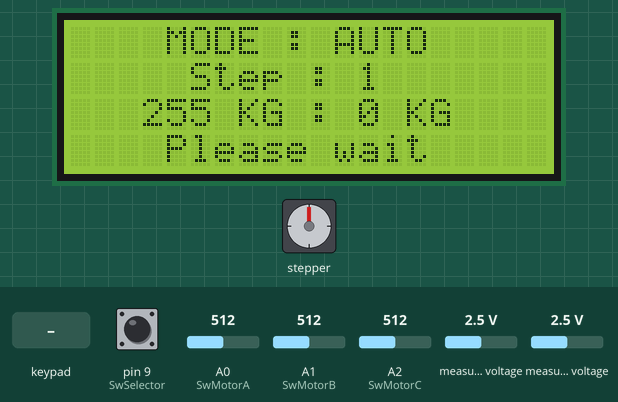
Bench run of a sketch on a simulated Arduino Uno, built with avr-gcc and run on an emulated ATmega328P. On the bench: stepper motor, 20×4 character LCD. Wiring (inferred from the names in the program): stepper motor (2048 steps per turn assumed): coils pin 10, pin 11, pin 12, pin 13. The test bench sets the inputs (shaded band); at power-on: pin 9 (SwSelector) LOW, A0 (SwMotorA) = 512, A1 (SwMotorB) = 512, A2 (SwMotorC) = 512, measured voltage 2.5 V.

Above: at 4.3 s.
4.4 s: key '*' pressed
At 6.2 s:
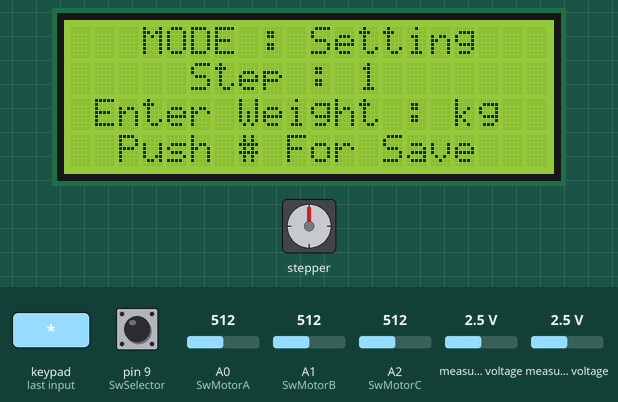
7.0 s: keypad keys 5 6 7 8 pressed 0.4 s apart
At 9.2 s:
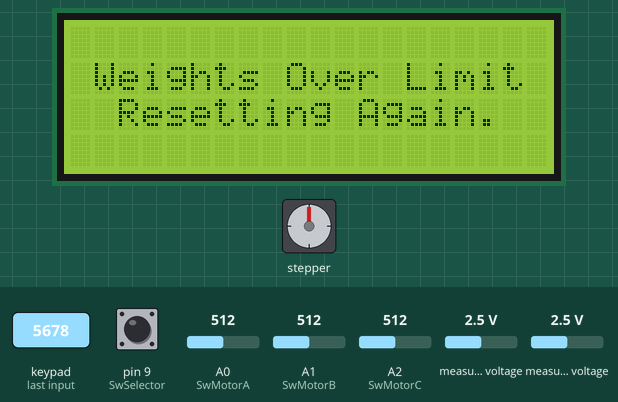
11.6 s: pin 9 (SwSelector) pulled HIGH for 1 s
At 13.6 s:
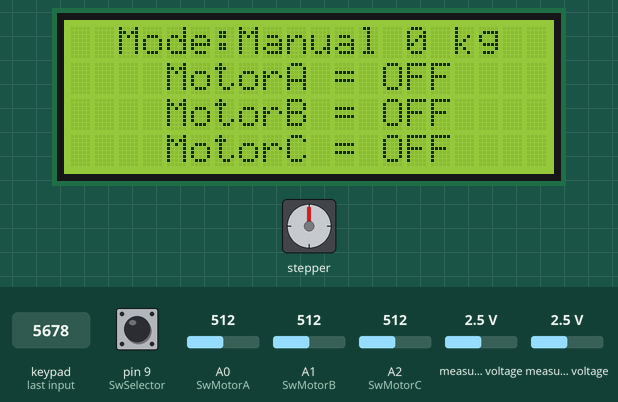
15.4 s: pin 9 (SwSelector) pulled HIGH for 0.15 s
18.5 s: pin 9 (SwSelector) pulled HIGH for 3.2 s
Timing chart, 0 to 21.5 s (numbered marks = the images above; inputs shaded):
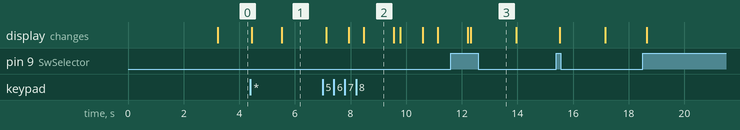

Measured:
- after the input at 4.4 s, the display: first changes after 0.05 s (image 1 shows a later state)
- after the input at 7.0 s, the display: first changes after 0.13 s (image 2 shows a later state)
- after the input at 11.6 s, the display: first changes after 0.61 s (image 3 shows a later state)
- what the display in image 2 shows lasts 1.0 s, from 8.5 s to 9.5 s

The sketch:

Load_Cell_Motor3CH.ino
```cpp
/*
  Mr.Marut Buddee Electronics RMUTI KKC
  Created : 26 มิ.ย. 2562
*/


#include <avr/wdt.h>
#include <EEPROM.h>
#include <Wire.h>
#include <LiquidCrystal_I2C.h>
LiquidCrystal_I2C lcd(0x27, 20, 4);
//LiquidCrystal_I2C lcd(0x3F, 20, 4);
#include <Adafruit_ADS1015.h>
Adafruit_ADS1115 ads;
#include <Keypad.h>

#define RelayA 10
#define RelayB 11
#define RelayC 12
#define RelayD 13
#define SwSelector 9
#define SwMotorA A0
#define SwMotorB A1
#define SwMotorC A2

#define ROWS 4
#define COLS 3

char hexaKeys[ROWS][COLS] = {
  {'1', '2', '3'},
  {'4', '5', '6'},
  {'7', '8', '9'},
  {'*', '0', '#'}
};
byte rowPins[ROWS] = {5, 6, 7, 8}; //connect to the row pinouts of the keypad
byte colPins[COLS] = {2, 3, 4}; //connect to the column pinouts of the keypad

//initialize an instance of class NewKeypad
Keypad customKeypad = Keypad( makeKeymap(hexaKeys), rowPins, colPins, ROWS, COLS);


bool STa = LOW , STb = LOW , STc = LOW;
unsigned long previousMillis = 0;
const int interval = 8;
unsigned long adc0, adc1;
int16_t Weight0, Weight1;
//unsigned long ZeroWeight0 = 7615 , ZeroWeight1 = 7503;  //7911=296  ,7771=268 =564
unsigned long ZeroWeight0 = 99999 , ZeroWeight1 = 99999;
byte CountAver = 0;

String Key = "";
byte Mode = 0;
byte Stepp = 0;
byte saveStep = 0;
int Weight;
int setWeight[4];
int SaveWeight[4];
int Total = 0;
bool SW;
void setup() {
  //Serial.begin(9600);
  lcd.begin();
  ads.begin();
  lcd.clear();
  pinMode(RelayA, OUTPUT); digitalWrite(RelayA, STa);
  pinMode(RelayB, OUTPUT); digitalWrite(RelayB, STb);
  pinMode(RelayC, OUTPUT); digitalWrite(RelayC, STc);
  pinMode(RelayD, OUTPUT); digitalWrite(RelayC, LOW);
  pinMode(SwSelector, INPUT);
  pinMode(SwMotorA, INPUT);
  pinMode(SwMotorB, INPUT);
  pinMode(SwMotorC, INPUT);
  SaveWeight[0] = EEPROM.read(0);
  SaveWeight[1] = EEPROM.read(1);
  SaveWeight[2] = EEPROM.read(2);
  SaveWeight[3] = EEPROM.read(3);
  lcd.setCursor(0, 0);  lcd.print("  Project RMUTI KKC ");
  lcd.setCursor(0, 1);  lcd.print("Address[0] : " + String(SaveWeight[0]));
  lcd.setCursor(0, 2);  lcd.print("Address[1] : " + String(SaveWeight[1]));
  lcd.setCursor(0, 3);  lcd.print("Address[2] : " + String(SaveWeight[2]));
  delay(3000);
  lcd.clear();
  wdt_enable(WDTO_8S);
}
void loop() {
  SW = digitalRead(SwSelector);
  if (SW == HIGH) { //Mode Man
    STa = LOW; STb = LOW; STc = LOW;
    lcd.setCursor(0, 0);  lcd.print("  MODE:MANUAL  --kg ");
    lcd.setCursor(0, 1);  lcd.print("    MotorA = OFF    ");
    lcd.setCursor(0, 2);  lcd.print("    MotorB = OFF    ");
    lcd.setCursor(0, 3);  lcd.print("    MotorC = OFF    ");

    while (SW == HIGH) {
      ReadWeight();
      lcd.setCursor(0, 0);  lcd.print("  Mode:Manual " + String(Total) + " kg  ");

        switch (SwMotorARead(SwMotorA)) {
        case 1 :
          STa = HIGH;
          delay(500);
          lcd.setCursor(0, 1);  lcd.print("    MotorA = ON     ");
          break;
        case 2 :
          STa = LOW;
          delay(500);
          lcd.setCursor(0, 1);  lcd.print("    MotorA = OFF    ");
          break;
        default:
          break;
        }
        switch (SwMotorBRead(SwMotorB)) {
        case 1 :
          STb = HIGH;
          delay(500);
          lcd.setCursor(0, 2);  lcd.print("    MotorB = ON     ");
          break;
        case 2 :
          STb = LOW;
          delay(500);
          lcd.setCursor(0, 2);  lcd.print("    MotorB = OFF    ");
          break;
        default:
          break;
        }
        switch (SwMotorCRead(SwMotorC)) {
        case 1 :
          STc = HIGH;
          delay(500);
          lcd.setCursor(0, 3);  lcd.print("    MotorC = ON     ");
          break;
        case 2 :
          STc = LOW;
          delay(500);
          lcd.setCursor(0, 3);  lcd.print("    MotorC = OFF    ");
          break;
        default:
          break;
        }
      digitalWrite(RelayA, STa);
      digitalWrite(RelayB, STb);
      digitalWrite(RelayC, STc);
      delayMicroseconds(10);
      SW = digitalRead(SwSelector);
      wdt_reset();
    }
  }
  if (SW == LOW) { //Mode Auto
    STa = LOW; STb = LOW; STc = LOW;
    digitalWrite(RelayA, STa);
    digitalWrite(RelayB, STb);
    digitalWrite(RelayC, STc);
    while (SW == LOW) {
      if ((SaveWeight[0] + SaveWeight[1] + SaveWeight[2]) != 0) {//ถ้ามีการตั้งค่าแล้ว
        Mode = 1;
        Loop_Auto();
        Loop_Set();
      }
      if ((SaveWeight[0] + SaveWeight[1] + SaveWeight[2]) == 0) {//ถ้ายังไม่มีการตั้งค่า
        Mode = 0;
        LCD_Dis(Mode);
        Loop_Set();
      }
      SW = digitalRead(SwSelector);
      wdt_reset();
    }
  }
  //End
  wdt_reset();
}
void Loop_Set() {
  char customKey = customKeypad.getKey();
  if (customKey == '*') {
    Mode = 2;
    STa = LOW; STb = LOW; STc = LOW;
    digitalWrite(RelayA, STa);
    digitalWrite(RelayB, STb);
    digitalWrite(RelayC, STc);
    saveStep = 0;
  }
  while ((Mode == 2) && (SW == LOW)) {
    LCD_Dis(Mode);
    char customKey = customKeypad.getKey();
    if (customKey == '#') {
      SaveWeight[saveStep] = Key.toInt();
      Key = "";
      saveStep++;
      LCD_Dis(Mode);
      delay(500);
    }
    if ((customKey >= '0') && (customKey <= '9')) {
      Key += (char)customKey;
      LCD_Dis(Mode);
      delay(500);
    }
    if (Key.toInt() >= 50) {
      lcd.clear();
      lcd.setCursor(0, 1);  lcd.print(" Weights Over Limit ");
      lcd.setCursor(0, 2);  lcd.print("  Resetting Again.  ");
      delay(1000);
      Key = "";
      SaveWeight[0] = 0; SaveWeight[1] = 0; SaveWeight[2] = 0;
      saveStep = 0;
    }
    if (saveStep == 4) {
      EEPROM.write(0, SaveWeight[0]);
      EEPROM.write(1, SaveWeight[1]);
      EEPROM.write(2, SaveWeight[2]);
      EEPROM.write(3, SaveWeight[3]);
      lcd.clear();
      Key = "";
      saveStep = 0;
      lcd.setCursor(0, 2);  lcd.print("   Save Setting..   ");
      delay(1000);
      Mode = 1;

    }
    SW = digitalRead(SwSelector);
    wdt_reset();
  }

}
void Loop_Auto() {
  Stepp = 1;
  setWeight[0] = SaveWeight[0];
  setWeight[1] = SaveWeight[0] + SaveWeight[1];
  setWeight[2] = SaveWeight[0] + SaveWeight[1] + SaveWeight[2];
  setWeight[3] = SaveWeight[3];
  while ((Mode == 1) && (SW == LOW)) {
    ReadWeight();
    Weight = Total;
    if (Stepp == 1) {
      if (Weight < setWeight[Stepp - 1]) {
        STa = HIGH;
        LCD_Dis(Mode);
        delayMicroseconds(10);
      }
      if (Weight >= setWeight[Stepp - 1]) {
        STa = LOW;
        Stepp++;
      }
      digitalWrite(RelayA, STa);
    }
    if (Stepp == 2) {
      if (Weight < setWeight[Stepp - 1]) {
        STb = HIGH;
        LCD_Dis(Mode);
        delayMicroseconds(10);
      }
      if (Weight >= setWeight[Stepp - 1]) {
        STb = LOW;
        Stepp++;
      }
      digitalWrite(RelayB, STb);
    }
    if (Stepp == 3) {
      if (Weight < setWeight[Stepp - 1]) {
        STc = HIGH;
        LCD_Dis(Mode);
        delayMicroseconds(10);
      }
      if (Weight >= setWeight[Stepp - 1]) {
        STc = LOW;
        Stepp++;
      }
      digitalWrite(RelayC, STc);
    }
    if (Stepp == 4) {
      if (Weight > setWeight[Stepp - 1]) {
        STa = LOW;
        STb = LOW;
        STc = LOW;
        LCD_Dis(Mode);
        delayMicroseconds(10);
      }
      if (Weight <= setWeight[Stepp - 1]) {
        Stepp = 1;
        delay(1000);
      }
      digitalWrite(RelayA, STa);
      digitalWrite(RelayB, STb);
      digitalWrite(RelayC, STc);
    }
    char customKey = customKeypad.getKey();
    if (customKey == '*') {
      Mode = 2;
      STa = LOW; STb = LOW; STc = LOW;
      digitalWrite(RelayA, STa);
      digitalWrite(RelayB, STb);
      digitalWrite(RelayC, STc);
      saveStep = 0; Stepp = 0;
      lcd.clear();
      delay(1000);
    }
    SW = digitalRead(SwSelector);
    wdt_reset();
  }
}
void LCD_Dis(byte var) {
  switch (var) {
    case 0 :
      lcd.setCursor(0, 1);  lcd.print("    MODE : AUTO     ");
      lcd.setCursor(0, 2);  lcd.print("   Please Setting   ");
      lcd.setCursor(0, 3);  lcd.print(" Press the button * ");
      lcd.setCursor(0, 0);  lcd.print("                    ");
      break;
    case 1  :
      lcd.setCursor(0, 0);  lcd.print("    MODE : AUTO     ");
      lcd.setCursor(0, 1);  lcd.print("     Step : " + String(Stepp) + "       ");
      lcd.setCursor(0, 2);  lcd.print("   " + String(setWeight[Stepp - 1]) + " KG : " + String(Weight) + " KG    ");
      lcd.setCursor(0, 3);  lcd.print("    Please wait     ");
      break;
    case 2  :
      lcd.setCursor(0, 0);  lcd.print("   MODE : Setting   ");
      lcd.setCursor(0, 1);  lcd.print("     Step : " + String(saveStep + 1) + "       ");
      lcd.setCursor(0, 2);  lcd.print(" Enter Weight : " + Key + "kg ");
      lcd.setCursor(0, 3);  lcd.print("  Push # For Save   ");
      break;
    default:
      break;
  }
}
void ReadWeight() {

  unsigned long currentMillis = millis();
  if (currentMillis - previousMillis >= interval) {
    previousMillis = currentMillis;
    adc0 = adc0 + ads.readADC_SingleEnded(0);
    adc1 = adc1 + ads.readADC_SingleEnded(1);
    CountAver++;
    if (CountAver == 10) {
      Weight0 = adc0 / 10;
      Weight1 = adc1 / 10;
      if ((ZeroWeight0 >= Weight0) || (ZeroWeight1 >= Weight1)) {
        ZeroWeight0 = Weight0;
        ZeroWeight1 = Weight1;
      }
      adc0 = 0;
      adc1 = 0;
      CountAver = 0;
      double WSum = (Weight0 + Weight1) - (ZeroWeight0 + ZeroWeight1);
      WSum = (0.1129*WSum) + 0.0708 -(0.00008*pow(WSum,2));
      Total = round(WSum);

    }
  }
}
byte SwMotorARead(byte pin) {
  int a = analogRead(pin);
  if ((a >= 310) && (a <= 460)) {
    //Stop
    return 1;
  }
  else if ((a > 490) && (a < 600)) {
    //Start
    return 2;
  }
  else {
    return 0;
  }
};
byte SwMotorBRead(byte pin) {
  int a = analogRead(pin);
  if ((a >= 380) && (a <= 460)) {
    //Stop
    return 1;
  }
  else if ((a > 490) && (a < 600)) {
    //Start
    return 2;
  }
  else {
    return 0;
  }
};
byte SwMotorCRead(byte pin) {
  int a = analogRead(pin);
  if ((a >= 380) && (a <= 460)) {
    //Stop
    return 1;
  }
  else if ((a > 490) && (a < 600)) {
    //Start
    return 2;
  }
  else {
    return 0;
  }
};
```
